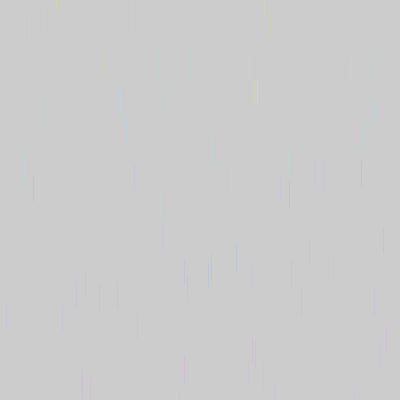
Frame 1 (no input)
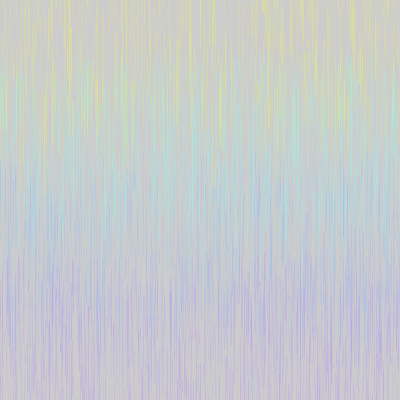
Frame 60 (the mouse pressed at the canvas centre just before this capture)
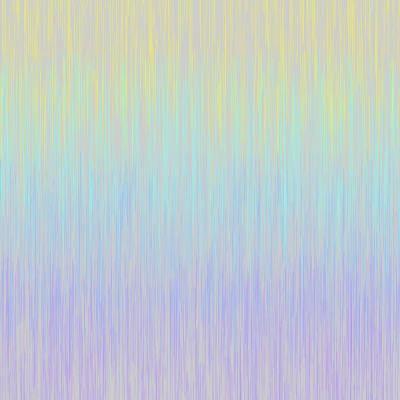
Frame 120 (the mouse held since frame 60 and released just before this capture)

The Processing sketch that drew these frames (run headless with seeded random() and noise(); from frame 60 on, the mouse is pressed at the canvas centre):

// Processing sketch: processing_30912
// ── processing_30912.pde

PVector pos1, pos2, pos3, pos4, pos5, pos6, pos7, pos8, speed;
float largo;
float d;


void setup() {
  size(400,400);
  frameRate(300);
}

void draw() {
  colorMode(HSB);
  strokeWeight(random(0.1,0.8));
  
  largo = random(0,100);
  for(int i=0; i<20;i++) {
    pos1 = new PVector(random(width),random(-100,100));
    pos2 = new PVector(pos1.x, pos1.y+largo);
    d=20;
     float a = map(noise(frameCount/100.0), 0, 1, d,d+50);
    stroke(a,180,359,random(40,100));
    line(pos1.x,pos1.y,pos2.x,pos2.y);
   
    pos3 = new PVector(random(width),random(50,200));
    pos4 = new PVector(pos3.x, pos3.y+largo);
    d=100;
    float e = map(noise(frameCount/100.0), 0, 1, d,d+50);
    stroke(e,120,359,random(40,100));
    line(pos3.x,pos3.y,pos4.x,pos4.y);
    
    pos5 = new PVector(random(width),random(150,300));
    pos6 = new PVector(pos5.x, pos5.y+largo);
    d=130;
    float o = map(noise(frameCount/100.0), 0, 1, d,d+50);
    stroke(o,120,359,random(40,100));
    line(pos5.x,pos5.y,pos6.x,pos6.y);
    
    pos7 = new PVector(random(width),random(250,400));
    pos8 = new PVector(pos7.x, pos7.y+largo);
    d=160;
    float u = map(noise(frameCount/100.0), 0, 1, d,d+50);
    stroke(u,120,359,random(40,100));
    line(pos7.x,pos7.y,pos8.x,pos8.y);
    
    
    
  } 
}
